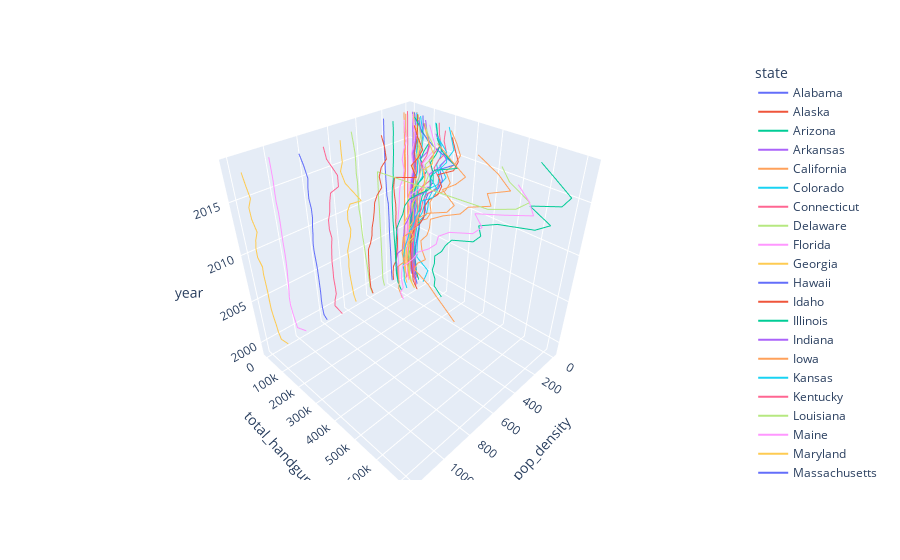

Notebook code for this chart:
### Code cell
#No DC Handguns
fig = px.line_3d(all_df_noDC, x="pop_density", y="total_handgun", z='year', color='state')
fig.show()

### Figure 1 — Plotly figure (JSON) as saved in the notebook; plotly's stock layout.template omitted (floating-point values rounded to 4 significant figures)
{"data": [{"hovertemplate": "state=Alabama<br>pop_density=%{x}<br>total_handgun=%{y}<br>year=%{z}<extra></extra>", "legendgroup": "Alabama", "line": {"color": "#636efa", "dash": "solid"}, "mode": "lines", "name": "Alabama", "scene": "scene", "showlegend": true, "type": "scatter3d", "x": [86.12, 87.73, 87.97, 88.14, 88.5, 88.92, 89.57, 90.61, 91.4, 92.18, 92.79, 94.31, 94.57, 94.9, 95.19, 95.43, 95.64, 95.87, 96.07, 96.32], "y": [94544, 81983, 86615, 81324, 84163, 85821, 91961, 98254, 106824, 129517, 138145, 136652, 151878, 201513, 219673, 205267, 271875, 173345, 113839, 99101], "z": [1999, 2000, 2001, 2002, 2003, 2004, 2005, 2006, 2007, 2008, 2009, 2010, 2011, 2012, 2013, 2014, 2015, 2016, 2017, 2018]}, {"hovertemplate": "state=Alaska<br>pop_density=%{x}<br>total_handgun=%{y}<br>year=%{z}<extra></extra>", "legendgroup": "Alaska", "line": {"color": "#EF553B", "dash": "solid"}, "mode": "lines", "name": "Alaska", "scene": "scene", "showlegend": true, "type": "scatter3d", "x": [1.083, 1.097, 1.107, 1.124, 1.138, 1.157, 1.171, 1.184, 1.193, 1.203, 1.221, 1.248, 1.262, 1.277, 1.289, 1.287, 1.29, 1.296, 1.293, 1.289], "y": [14339, 12714, 13229, 12202, 12823, 14819, 17257, 18610, 19876, 24615, 25154, 27870, 30518, 38200, 39179, 38233, 39635, 40083, 37532, 35344], "z": [1999, 2000, 2001, 2002, 2003, 2004, 2005, 2006, 2007, 2008, 2009, 2010, 2011, 2012, 2013, 2014, 2015, 2016, 2017, 2018]}, {"hovertemplate": "state=Arizona<br>pop_density=%{x}<br>total_handgun=%{y}<br>year=%{z}<extra></extra>", "legendgroup": "Arizona", "line": {"color": "#00cc96", "dash": "solid"}, "mode": "lines", "name": "Arizona", "scene": "scene", "showlegend": true, "type": "scatter3d", "x": [42.05, 45.47, 46.68, 47.98, 49.2, 50.68, 52.58, 54.49, 55.99, 57.2, 58.04, 56.39, 56.97, 57.7, 58.39, 59.26, 60.14, 61.12, 62.03, 63.11], "y": [78103, 65267, 63196, 57203, 58771, 65013, 76933, 85187, 81058, 88394, 91341, 99529, 121327, 155303, 154403, 140430, 165758, 184637, 171815, 165432], "z": [1999, 2000, 2001, 2002, 2003, 2004, 2005, 2006, 2007, 2008, 2009, 2010, 2011, 2012, 2013, 2014, 2015, 2016, 2017, 2018]}, {"hovertemplate": "state=Arkansas<br>pop_density=%{x}<br>total_handgun=%{y}<br>year=%{z}<extra></extra>", "legendgroup": "Arkansas", "line": {"color": "#ab63fa", "dash": "solid"}, "mode": "lines", "name": "Arkansas", "scene": "scene", "showlegend": true, "type": "scatter3d", "x": [49.0, 51.44, 51.68, 51.95, 52.28, 52.74, 53.32, 54.07, 54.59, 55.08, 55.49, 56.12, 56.47, 56.7, 56.84, 57.0, 57.2, 57.43, 57.67, 57.88], "y": [50523, 43458, 41276, 37642, 38906, 38373, 40888, 44148, 46938, 56832, 63813, 59795, 65384, 81713, 86754, 72569, 89626, 93045, 85643, 80350], "z": [1999, 2000, 2001, 2002, 2003, 2004, 2005, 2006, 2007, 2008, 2009, 2010, 2011, 2012, 2013, 2014, 2015, 2016, 2017, 2018]}, {"hovertemplate": "state=California<br>pop_density=%{x}<br>total_handgun=%{y}<br>year=%{z}<extra></extra>", "legendgroup": "California", "line": {"color": "#FFA15A", "dash": "solid"}, "mode": "lines", "name": "California", "scene": "scene", "showlegend": true, "type": "scatter3d", "x": [212.5, 218.0, 221.1, 223.6, 226.0, 228.0, 229.5, 230.7, 232.3, 234.6, 237.0, 239.3, 241.4, 243.4, 245.5, 247.7, 249.8, 251.4, 252.6, 253.6], "y": [371893, 328615, 280044, 235121, 158811, 177220, 219760, 200857, 195941, 227528, 240795, 245159, 304814, 380810, 413018, 502333, 484461, 567107, 518489, 439363], "z": [1999, 2000, 2001, 2002, 2003, 2004, 2005, 2006, 2007, 2008, 2009, 2010, 2011, 2012, 2013, 2014, 2015, 2016, 2017, 2018]}, {"hovertemplate": "state=Colorado<br>pop_density=%{x}<br>total_handgun=%{y}<br>year=%{z}<extra></extra>", "legendgroup": "Colorado", "line": {"color": "#19d3f3", "dash": "solid"}, "mode": "lines", "name": "Colorado", "scene": "scene", "showlegend": true, "type": "scatter3d", "x": [39.11, 41.73, 42.74, 43.43, 43.86, 44.35, 44.94, 45.83, 46.69, 47.58, 48.45, 48.67, 49.38, 50.08, 50.82, 51.59, 52.57, 53.42, 54.15, 54.91], "y": [102368, 118000, 131277, 66778, 67461, 69512, 75000, 79488, 84766, 117975, 126647, 130155, 148975, 185000, 213214, 182562, 218026, 244769, 232337, 219776], "z": [1999, 2000, 2001, 2002, 2003, 2004, 2005, 2006, 2007, 2008, 2009, 2010, 2011, 2012, 2013, 2014, 2015, 2016, 2017, 2018]}, {"hovertemplate": "state=Connecticut<br>pop_density=%{x}<br>total_handgun=%{y}<br>year=%{z}<extra></extra>", "legendgroup": "Connecticut", "line": {"color": "#FF6692", "dash": "solid"}, "mode": "lines", "name": "Connecticut", "scene": "scene", "showlegend": true, "type": "scatter3d", "x": [677.4, 704.2, 707.7, 711.8, 715.8, 717.2, 717.8, 719.4, 720.1, 723.0, 726.2, 738.7, 740.6, 741.9, 742.0, 742.0, 740.5, 738.6, 737.6, 737.4], "y": [22375, 8, 9414, 24680, 25588, 22768, 24806, 25726, 29991, 37234, 46464, 47545, 49793, 63570, 68920, 78700, 123513, 122375, 71856, 60631], "z": [1999, 2000, 2001, 2002, 2003, 2004, 2005, 2006, 2007, 2008, 2009, 2010, 2011, 2012, 2013, 2014, 2015, 2016, 2017, 2018]}, {"hovertemplate": "state=Delaware<br>pop_density=%{x}<br>total_handgun=%{y}<br>year=%{z}<extra></extra>", "legendgroup": "Delaware", "line": {"color": "#B6E880", "dash": "solid"}, "mode": "lines", "name": "Delaware", "scene": "scene", "showlegend": true, "type": "scatter3d", "x": [385.7, 402.6, 406.8, 411.6, 417.1, 423.1, 429.9, 436.7, 442.7, 448.5, 453.1, 460.4, 464.3, 468.4, 472.7, 477.3, 481.8, 485.8, 489.8, 495.0], "y": [5979, 4948, 5209, 4788, 5020, 4995, 6213, 6107, 6300, 7822, 9712, 9230, 11131, 15712, 19861, 19442, 23872, 26453, 23537, 20520], "z": [1999, 2000, 2001, 2002, 2003, 2004, 2005, 2006, 2007, 2008, 2009, 2010, 2011, 2012, 2013, 2014, 2015, 2016, 2017, 2018]}, {"hovertemplate": "state=Florida<br>pop_density=%{x}<br>total_handgun=%{y}<br>year=%{z}<extra></extra>", "legendgroup": "Florida", "line": {"color": "#FF97FF", "dash": "solid"}, "mode": "lines", "name": "Florida", "scene": "scene", "showlegend": true, "type": "scatter3d", "x": [280.2, 297.6, 303.3, 309.3, 314.9, 322.2, 329.8, 335.4, 338.9, 341.6, 343.8, 349.5, 354.1, 358.4, 362.8, 368.3, 375.0, 382.6, 389.0, 395.0], "y": [128773, 122562, 142355, 136819, 140959, 150880, 188425, 219607, 242807, 295143, 332491, 343715, 393230, 490384, 525587, 496767, 601871, 698920, 681550, 643595], "z": [1999, 2000, 2001, 2002, 2003, 2004, 2005, 2006, 2007, 2008, 2009, 2010, 2011, 2012, 2013, 2014, 2015, 2016, 2017, 2018]}, {"hovertemplate": "state=Georgia<br>pop_density=%{x}<br>total_handgun=%{y}<br>year=%{z}<extra></extra>", "legendgroup": "Georgia", "line": {"color": "#FECB52", "dash": "solid"}, "mode": "lines", "name": "Georgia", "scene": "scene", "showlegend": true, "type": "scatter3d", "x": [134.5, 142.1, 145.4, 148.3, 150.9, 153.9, 157.1, 161.1, 164.6, 167.5, 169.7, 167.7, 169.3, 171.0, 172.2, 173.9, 175.8, 178.0, 179.8, 181.7], "y": [106569, 83738, 79997, 68660, 70067, 70216, 84156, 114233, 93554, 117550, 118170, 114490, 134906, 170985, 177111, 168885, 213093, 218367, 195803, 180943], "z": [1999, 2000, 2001, 2002, 2003, 2004, 2005, 2006, 2007, 2008, 2009, 2010, 2011, 2012, 2013, 2014, 2015, 2016, 2017, 2018]}, {"hovertemplate": "state=Hawaii<br>pop_density=%{x}<br>total_handgun=%{y}<br>year=%{z}<extra></extra>", "legendgroup": "Hawaii", "line": {"color": "#636efa", "dash": "solid"}, "mode": "lines", "name": "Hawaii", "scene": "scene", "showlegend": true, "type": "scatter3d", "x": [184.6, 188.6, 189.7, 191.2, 193.0, 195.1, 197.1, 198.6, 198.8, 200.5, 201.7, 212.4, 214.7, 217.2, 219.3, 220.3, 221.5, 222.3, 221.7, 221.2], "y": [0, 0, 0, 0, 0, 0, 0, 0, 0, 0, 0, 0, 0, 6, 0, 0, 8, 20, 14, 10], "z": [1999, 2000, 2001, 2002, 2003, 2004, 2005, 2006, 2007, 2008, 2009, 2010, 2011, 2012, 2013, 2014, 2015, 2016, 2017, 2018]}, {"hovertemplate": "state=Idaho<br>pop_density=%{x}<br>total_handgun=%{y}<br>year=%{z}<extra></extra>", "legendgroup": "Idaho", "line": {"color": "#EF553B", "dash": "solid"}, "mode": "lines", "name": "Idaho", "scene": "scene", "showlegend": true, "type": "scatter3d", "x": [15.13, 15.71, 15.97, 16.22, 16.49, 16.82, 17.23, 17.7, 18.12, 18.46, 18.68, 18.98, 19.14, 19.28, 19.48, 19.72, 19.96, 20.34, 20.77, 21.2], "y": [21584, 19285, 17377, 15673, 15998, 15989, 17966, 20342, 22829, 26056, 26085, 26251, 31534, 39379, 41486, 35828, 42919, 50691, 49752, 51196], "z": [1999, 2000, 2001, 2002, 2003, 2004, 2005, 2006, 2007, 2008, 2009, 2010, 2011, 2012, 2013, 2014, 2015, 2016, 2017, 2018]}, {"hovertemplate": "state=Illinois<br>pop_density=%{x}<br>total_handgun=%{y}<br>year=%{z}<extra></extra>", "legendgroup": "Illinois", "line": {"color": "#00cc96", "dash": "solid"}, "mode": "lines", "name": "Illinois", "scene": "scene", "showlegend": true, "type": "scatter3d", "x": [218.2, 223.8, 225.0, 225.9, 226.6, 227.5, 228.0, 228.8, 229.9, 231.1, 232.3, 231.0, 231.5, 231.8, 232.1, 231.9, 231.4, 230.8, 230.0, 229.2], "y": [77420, 60504, 57953, 52562, 53877, 53904, 56745, 60587, 64374, 80729, 99880, 109204, 134178, 181910, 236374, 235091, 252978, 352411, 282267, 259554], "z": [1999, 2000, 2001, 2002, 2003, 2004, 2005, 2006, 2007, 2008, 2009, 2010, 2011, 2012, 2013, 2014, 2015, 2016, 2017, 2018]}, {"hovertemplate": "state=Indiana<br>pop_density=%{x}<br>total_handgun=%{y}<br>year=%{z}<extra></extra>", "legendgroup": "Indiana", "line": {"color": "#ab63fa", "dash": "solid"}, "mode": "lines", "name": "Indiana", "scene": "scene", "showlegend": true, "type": "scatter3d", "x": [165.7, 169.8, 170.8, 171.4, 172.4, 173.3, 174.3, 175.7, 176.9, 178.1, 179.1, 181.0, 181.7, 182.3, 183.1, 183.8, 184.2, 184.9, 185.7, 186.6], "y": [31730, 22982, 25208, 19158, 29783, 63251, 63983, 69893, 74557, 94894, 110510, 112636, 136257, 188993, 215811, 205304, 249659, 278987, 251978, 231244], "z": [1999, 2000, 2001, 2002, 2003, 2004, 2005, 2006, 2007, 2008, 2009, 2010, 2011, 2012, 2013, 2014, 2015, 2016, 2017, 2018]}, {"hovertemplate": "state=Iowa<br>pop_density=%{x}<br>total_handgun=%{y}<br>year=%{z}<extra></extra>", "legendgroup": "Iowa", "line": {"color": "#FFA15A", "dash": "solid"}, "mode": "lines", "name": "Iowa", "scene": "scene", "showlegend": true, "type": "scatter3d", "x": [51.36, 52.41, 52.43, 52.43, 52.49, 52.65, 52.79, 53.06, 53.32, 53.59, 53.84, 54.61, 54.88, 55.06, 55.36, 55.66, 55.87, 56.06, 56.27, 56.49], "y": [649, 440, 421, 333, 274, 335, 343, 312, 264, 378, 464, 608, 1027, 1503, 2160, 2153, 2715, 2975, 2683, 2213], "z": [1999, 2000, 2001, 2002, 2003, 2004, 2005, 2006, 2007, 2008, 2009, 2010, 2011, 2012, 2013, 2014, 2015, 2016, 2017, 2018]}, {"hovertemplate": "state=Kansas<br>pop_density=%{x}<br>total_handgun=%{y}<br>year=%{z}<extra></extra>", "legendgroup": "Kansas", "line": {"color": "#19d3f3", "dash": "solid"}, "mode": "lines", "name": "Kansas", "scene": "scene", "showlegend": true, "type": "scatter3d", "x": [32.44, 32.91, 33.02, 33.16, 33.27, 33.38, 33.51, 33.68, 33.93, 34.19, 34.45, 34.94, 35.07, 35.27, 35.37, 35.46, 35.56, 35.58, 35.58, 35.59], "y": [35809, 29377, 28025, 26334, 27260, 27429, 28221, 37954, 43892, 54072, 63269, 62375, 65924, 88085, 88841, 66442, 83086, 88492, 81972, 73792], "z": [1999, 2000, 2001, 2002, 2003, 2004, 2005, 2006, 2007, 2008, 2009, 2010, 2011, 2012, 2013, 2014, 2015, 2016, 2017, 2018]}, {"hovertemplate": "state=Kentucky<br>pop_density=%{x}<br>total_handgun=%{y}<br>year=%{z}<extra></extra>", "legendgroup": "Kentucky", "line": {"color": "#FF6692", "dash": "solid"}, "mode": "lines", "name": "Kentucky", "scene": "scene", "showlegend": true, "type": "scatter3d", "x": [99.7, 101.9, 102.4, 103.0, 103.7, 104.4, 105.3, 106.2, 107.1, 107.9, 108.6, 109.4, 110.0, 110.4, 110.9, 111.1, 111.4, 111.7, 112.1, 112.5], "y": [96183, 84688, 84430, 78747, 78667, 81212, 83889, 88373, 90491, 99733, 105589, 101852, 112562, 139489, 143223, 124291, 149596, 161940, 148753, 133622], "z": [1999, 2000, 2001, 2002, 2003, 2004, 2005, 2006, 2007, 2008, 2009, 2010, 2011, 2012, 2013, 2014, 2015, 2016, 2017, 2018]}, {"hovertemplate": "state=Louisiana<br>pop_density=%{x}<br>total_handgun=%{y}<br>year=%{z}<extra></extra>", "legendgroup": "Louisiana", "line": {"color": "#B6E880", "dash": "solid"}, "mode": "lines", "name": "Louisiana", "scene": "scene", "showlegend": true, "type": "scatter3d", "x": [100.4, 102.6, 102.4, 102.5, 102.7, 103.1, 103.2, 97.34, 100.5, 102.2, 103.1, 104.3, 105.0, 105.6, 106.2, 106.6, 107.1, 107.4, 107.2, 107.0], "y": [70507, 59327, 59756, 60116, 61879, 58940, 83836, 85864, 84001, 103374, 106957, 100366, 112845, 142213, 157163, 140272, 176080, 184620, 152714, 134913], "z": [1999, 2000, 2001, 2002, 2003, 2004, 2005, 2006, 2007, 2008, 2009, 2010, 2011, 2012, 2013, 2014, 2015, 2016, 2017, 2018]}, {"hovertemplate": "state=Maine<br>pop_density=%{x}<br>total_handgun=%{y}<br>year=%{z}<extra></extra>", "legendgroup": "Maine", "line": {"color": "#FF97FF", "dash": "solid"}, "mode": "lines", "name": "Maine", "scene": "scene", "showlegend": true, "type": "scatter3d", "x": [40.6, 41.39, 41.63, 41.93, 42.22, 42.39, 42.5, 42.61, 42.68, 42.76, 42.72, 43.02, 43.04, 43.02, 43.04, 43.12, 43.05, 43.14, 43.26, 43.37], "y": [12928, 12055, 13193, 12952, 13102, 13825, 14032, 14857, 15401, 19138, 22013, 24205, 27901, 37627, 39858, 33604, 43736, 50232, 42022, 38645], "z": [1999, 2000, 2001, 2002, 2003, 2004, 2005, 2006, 2007, 2008, 2009, 2010, 2011, 2012, 2013, 2014, 2015, 2016, 2017, 2018]}, {"hovertemplate": "state=Maryland<br>pop_density=%{x}<br>total_handgun=%{y}<br>year=%{z}<extra></extra>", "legendgroup": "Maryland", "line": {"color": "#FECB52", "dash": "solid"}, "mode": "lines", "name": "Maryland", "scene": "scene", "showlegend": true, "type": "scatter3d", "x": [529.1, 543.3, 549.9, 556.6, 562.4, 567.1, 571.2, 574.2, 576.5, 579.0, 583.1, 592.2, 597.4, 602.3, 606.1, 609.6, 612.5, 614.4, 616.4, 618.2], "y": [2054, 1708, 1471, 1280, 1339, 3083, 10097, 9444, 22674, 37352, 46389, 40567, 46683, 67830, 133057, 55837, 37956, 53405, 53124, 54329], "z": [1999, 2000, 2001, 2002, 2003, 2004, 2005, 2006, 2007, 2008, 2009, 2010, 2011, 2012, 2013, 2014, 2015, 2016, 2017, 2018]}, {"hovertemplate": "state=Massachusetts<br>pop_density=%{x}<br>total_handgun=%{y}<br>year=%{z}<extra></extra>", "legendgroup": "Massachusetts", "line": {"color": "#636efa", "dash": "solid"}, "mode": "lines", "name": "Massachusetts", "scene": "scene", "showlegend": true, "type": "scatter3d", "x": [787.6, 811.6, 817.8, 821.6, 822.9, 822.9, 823.1, 824.8, 829.0, 834.6, 841.0, 837.6, 843.5, 849.9, 856.4, 862.7, 866.8, 870.7, 875.4, 880.4], "y": [9504, 14067, 15490, 17775, 21189, 20815, 20581, 21341, 22247, 24184, 30166, 33468, 42506, 55136, 61229, 59724, 66056, 76567, 67828, 53787], "z": [1999, 2000, 2001, 2002, 2003, 2004, 2005, 2006, 2007, 2008, 2009, 2010, 2011, 2012, 2013, 2014, 2015, 2016, 2017, 2018]}, {"hovertemplate": "state=Michigan<br>pop_density=%{x}<br>total_handgun=%{y}<br>year=%{z}<extra></extra>", "legendgroup": "Michigan", "line": {"color": "#EF553B", "dash": "solid"}, "mode": "lines", "name": "Michigan", "scene": "scene", "showlegend": true, "type": "scatter3d", "x": [173.6, 175.3, 176.2, 176.7, 177.2, 177.6, 177.6, 177.5, 176.9, 176.1, 175.5, 173.9, 174.0, 174.2, 174.5, 174.8, 174.9, 175.2, 175.6, 176.0], "y": [1398, 964, 5214, 23211, 27100, 32593, 33073, 28574, 24623, 26618, 25716, 18531, 15234, 21026, 136692, 110078, 142450, 165938, 142622, 124708], "z": [1999, 2000, 2001, 2002, 2003, 2004, 2005, 2006, 2007, 2008, 2009, 2010, 2011, 2012, 2013, 2014, 2015, 2016, 2017, 2018]}, {"hovertemplate": "state=Minnesota<br>pop_density=%{x}<br>total_handgun=%{y}<br>year=%{z}<extra></extra>", "legendgroup": "Minnesota", "line": {"color": "#00cc96", "dash": "solid"}, "mode": "lines", "name": "Minnesota", "scene": "scene", "showlegend": true, "type": "scatter3d", "x": [59.99, 61.98, 62.59, 63.03, 63.41, 63.8, 64.14, 64.67, 65.21, 65.7, 66.15, 66.71, 67.15, 67.54, 68.0, 68.48, 68.87, 69.38, 69.94, 70.48], "y": [27953, 29984, 29005, 28887, 40302, 39456, 37817, 41800, 45385, 55496, 62929, 59997, 73815, 104260, 126322, 95410, 112673, 136779, 97130, 64724], "z": [1999, 2000, 2001, 2002, 2003, 2004, 2005, 2006, 2007, 2008, 2009, 2010, 2011, 2012, 2013, 2014, 2015, 2016, 2017, 2018]}, {"hovertemplate": "state=Mississippi<br>pop_density=%{x}<br>total_handgun=%{y}<br>year=%{z}<extra></extra>", "legendgroup": "Mississippi", "line": {"color": "#ab63fa", "dash": "solid"}, "mode": "lines", "name": "Mississippi", "scene": "scene", "showlegend": true, "type": "scatter3d", "x": [59.02, 60.72, 60.83, 60.94, 61.14, 61.53, 61.83, 61.76, 62.29, 62.68, 62.93, 63.33, 63.5, 63.61, 63.72, 63.76, 63.72, 63.71, 63.74, 63.67], "y": [66980, 56142, 52604, 48510, 48080, 49444, 55797, 58285, 56701, 64799, 62432, 62207, 68944, 86016, 97028, 92613, 125463, 135408, 121841, 114616], "z": [1999, 2000, 2001, 2002, 2003, 2004, 2005, 2006, 2007, 2008, 2009, 2010, 2011, 2012, 2013, 2014, 2015, 2016, 2017, 2018]}, {"hovertemplate": "state=Missouri<br>pop_density=%{x}<br>total_handgun=%{y}<br>year=%{z}<extra></extra>", "legendgroup": "Missouri", "line": {"color": "#FFA15A", "dash": "solid"}, "mode": "lines", "name": "Missouri", "scene": "scene", "showlegend": true, "type": "scatter3d", "x": [79.38, 81.38, 81.93, 82.47, 82.96, 83.59, 84.29, 85.09, 85.79, 86.47, 86.92, 87.04, 87.24, 87.45, 87.69, 87.92, 88.14, 88.37, 88.68, 88.94], "y": [43744, 36523, 35878, 34263, 39108, 46817, 49910, 53998, 84055, 143407, 164674, 157387, 176807, 231266, 252778, 229945, 269241, 291803, 273172, 246344], "z": [1999, 2000, 2001, 2002, 2003, 2004, 2005, 2006, 2007, 2008, 2009, 2010, 2011, 2012, 2013, 2014, 2015, 2016, 2017, 2018]}, {"hovertemplate": "state=Montana<br>pop_density=%{x}<br>total_handgun=%{y}<br>year=%{z}<extra></extra>", "legendgroup": "Montana", "line": {"color": "#19d3f3", "dash": "solid"}, "mode": "lines", "name": "Montana", "scene": "scene", "showlegend": true, "type": "scatter3d", "x": [6.065, 6.206, 6.224, 6.251, 6.298, 6.361, 6.422, 6.501, 6.577, 6.651, 6.699, 6.807, 6.851, 6.896, 6.964, 7.021, 7.08, 7.151, 7.235, 7.298], "y": [19448, 18401, 18426, 18032, 19102, 19321, 19703, 20636, 22430, 26311, 28893, 29611, 34306, 44700, 44390, 38409, 41516, 43050, 40021, 38393], "z": [1999, 2000, 2001, 2002, 2003, 2004, 2005, 2006, 2007, 2008, 2009, 2010, 2011, 2012, 2013, 2014, 2015, 2016, 2017, 2018]}, {"hovertemplate": "state=Nebraska<br>pop_density=%{x}<br>total_handgun=%{y}<br>year=%{z}<extra></extra>", "legendgroup": "Nebraska", "line": {"color": "#FF6692", "dash": "solid"}, "mode": "lines", "name": "Nebraska", "scene": "scene", "showlegend": true, "type": "scatter3d", "x": [21.67, 22.29, 22.35, 22.44, 22.55, 22.66, 22.79, 22.9, 23.02, 23.18, 23.37, 23.8, 23.94, 24.11, 24.27, 24.45, 24.61, 24.79, 24.95, 25.1], "y": [615, 393, 295, 210, 192, 176, 26, 28, 28, 116, 155, 950, 1263, 1256, 1399, 1392, 1905, 1859, 1847, 1633], "z": [1999, 2000, 2001, 2002, 2003, 2004, 2005, 2006, 2007, 2008, 2009, 2010, 2011, 2012, 2013, 2014, 2015, 2016, 2017, 2018]}, {"hovertemplate": "state=Nevada<br>pop_density=%{x}<br>total_handgun=%{y}<br>year=%{z}<extra></extra>", "legendgroup": "Nevada", "line": {"color": "#B6E880", "dash": "solid"}, "mode": "lines", "name": "Nevada", "scene": "scene", "showlegend": true, "type": "scatter3d", "x": [16.47, 18.38, 19.07, 19.72, 20.37, 21.2, 21.93, 22.7, 23.38, 23.82, 24.07, 24.61, 24.7, 24.99, 25.29, 25.67, 26.12, 26.59, 27.06, 27.63], "y": [31387, 23817, 24035, 21956, 22692, 24866, 29772, 30783, 31649, 45248, 50143, 49669, 56604, 65506, 63392, 51948, 60528, 69956, 61487, 58817], "z": [1999, 2000, 2001, 2002, 2003, 2004, 2005, 2006, 2007, 2008, 2009, 2010, 2011, 2012, 2013, 2014, 2015, 2016, 2017, 2018]}, {"hovertemplate": "state=New Hampshire<br>pop_density=%{x}<br>total_handgun=%{y}<br>year=%{z}<extra></extra>", "legendgroup": "New Hampshire", "line": {"color": "#FF97FF", "dash": "solid"}, "mode": "lines", "name": "New Hampshire", "scene": "scene", "showlegend": true, "type": "scatter3d", "x": [133.9, 138.3, 140.1, 141.7, 142.9, 144.2, 145.1, 146.3, 146.9, 147.4, 147.7, 146.8, 147.2, 147.6, 147.9, 148.7, 149.0, 149.7, 150.5, 151.3], "y": [11799, 14495, 15257, 13637, 13890, 13343, 14565, 16653, 18784, 23478, 27945, 28788, 33604, 50982, 56476, 47550, 55631, 69400, 63149, 60637], "z": [1999, 2000, 2001, 2002, 2003, 2004, 2005, 2006, 2007, 2008, 2009, 2010, 2011, 2012, 2013, 2014, 2015, 2016, 2017, 2018]}, {"hovertemplate": "state=New Jersey<br>pop_density=%{x}<br>total_handgun=%{y}<br>year=%{z}<extra></extra>", "legendgroup": "New Jersey", "line": {"color": "#FECB52", "dash": "solid"}, "mode": "lines", "name": "New Jersey", "scene": "scene", "showlegend": true, "type": "scatter3d", "x": [1098.0, 1137.0, 1145.0, 1152.0, 1157.0, 1161.0, 1162.0, 1163.0, 1164.0, 1168.0, 1174.0, 1186.0, 1190.0, 1193.0, 1194.0, 1195.0, 1196.0, 1197.0, 1198.0, 1201.0], "y": [16176, 15263, 13791, 17647, 15998, 14399, 15541, 16360, 16505, 19042, 29976, 25593, 31163, 45152, 66786, 49911, 47849, 70249, 58989, 51231], "z": [1999, 2000, 2001, 2002, 2003, 2004, 2005, 2006, 2007, 2008, 2009, 2010, 2011, 2012, 2013, 2014, 2015, 2016, 2017, 2018]}, {"hovertemplate": "state=New Mexico<br>pop_density=%{x}<br>total_handgun=%{y}<br>year=%{z}<extra></extra>", "legendgroup": "New Mexico", "line": {"color": "#636efa", "dash": "solid"}, "mode": "lines", "name": "New Mexico", "scene": "scene", "showlegend": true, "type": "scatter3d", "x": [14.34, 15.0, 15.07, 15.24, 15.41, 15.59, 15.79, 16.01, 16.22, 16.37, 16.56, 17.01, 17.14, 17.2, 17.25, 17.22, 17.22, 17.25, 17.25, 17.27], "y": [35566, 29382, 29983, 27447, 27484, 29698, 31289, 34075, 37368, 44428, 44703, 47094, 51905, 63570, 69063, 64059, 71902, 75665, 77162, 75103], "z": [1999, 2000, 2001, 2002, 2003, 2004, 2005, 2006, 2007, 2008, 2009, 2010, 2011, 2012, 2013, 2014, 2015, 2016, 2017, 2018]}, {"hovertemplate": "state=New York<br>pop_density=%{x}<br>total_handgun=%{y}<br>year=%{z}<extra></extra>", "legendgroup": "New York", "line": {"color": "#EF553B", "dash": "solid"}, "mode": "lines", "name": "New York", "scene": "scene", "showlegend": true, "type": "scatter3d", "x": [385.4, 402.4, 404.3, 405.9, 407.3, 408.7, 409.4, 410.0, 411.4, 412.3, 413.9, 410.9, 413.0, 414.6, 415.7, 416.3, 416.4, 416.0, 414.9, 413.9], "y": [10451, 9624, 8629, 8078, 9603, 11095, 12976, 28895, 40064, 44329, 54613, 59852, 65774, 82887, 108952, 98573, 110505, 137350, 129886, 114799], "z": [1999, 2000, 2001, 2002, 2003, 2004, 2005, 2006, 2007, 2008, 2009, 2010, 2011, 2012, 2013, 2014, 2015, 2016, 2017, 2018]}, {"hovertemplate": "state=North Carolina<br>pop_density=%{x}<br>total_handgun=%{y}<br>year=%{z}<extra></extra>", "legendgroup": "North Carolina", "line": {"color": "#00cc96", "dash": "solid"}, "mode": "lines", "name": "North Carolina", "scene": "scene", "showlegend": true, "type": "scatter3d", "x": [157.1, 165.9, 168.4, 170.7, 172.8, 175.1, 178.0, 182.0, 186.1, 189.8, 192.6, 196.6, 198.2, 200.1, 202.1, 203.9, 206.0, 208.5, 210.9, 213.2], "y": [18324, 16227, 16048, 15566, 16180, 15242, 14429, 15205, 14726, 16516, 17155, 19831, 22856, 30252, 31649, 35262, 38328, 39460, 42792, 42987], "z": [1999, 2000, 2001, 2002, 2003, 2004, 2005, 2006, 2007, 2008, 2009, 2010, 2011, 2012, 2013, 2014, 2015, 2016, 2017, 2018]}, {"hovertemplate": "state=North Dakota<br>pop_density=%{x}<br>total_handgun=%{y}<br>year=%{z}<extra></extra>", "legendgroup": "North Dakota", "line": {"color": "#ab63fa", "dash": "solid"}, "mode": "lines", "name": "North Dakota", "scene": "scene", "showlegend": true, "type": "scatter3d", "x": [9.187, 9.296, 9.224, 9.186, 9.174, 9.225, 9.211, 9.232, 9.253, 9.299, 9.378, 9.782, 9.933, 10.16, 10.47, 10.69, 10.93, 10.94, 10.95, 11.02], "y": [5032, 4994, 4746, 4462, 4700, 5060, 5448, 6128, 6767, 8958, 10123, 10339, 15596, 23557, 24345, 19659, 21368, 20735, 20596, 19277], "z": [1999, 2000, 2001, 2002, 2003, 2004, 2005, 2006, 2007, 2008, 2009, 2010, 2011, 2012, 2013, 2014, 2015, 2016, 2017, 2018]}, {"hovertemplate": "state=Ohio<br>pop_density=%{x}<br>total_handgun=%{y}<br>year=%{z}<extra></extra>", "legendgroup": "Ohio", "line": {"color": "#FFA15A", "dash": "solid"}, "mode": "lines", "name": "Ohio", "scene": "scene", "showlegend": true, "type": "scatter3d", "x": [274.9, 277.5, 278.3, 278.9, 279.5, 280.0, 280.2, 280.7, 281.3, 281.5, 281.9, 281.8, 281.9, 282.0, 282.7, 283.4, 283.7, 284.1, 284.9, 285.5], "y": [119054, 99315, 103298, 97773, 99451, 133795, 123742, 126274, 131205, 168719, 202607, 208730, 254132, 341709, 372746, 318776, 374060, 411864, 350111, 292598], "z": [1999, 2000, 2001, 2002, 2003, 2004, 2005, 2006, 2007, 2008, 2009, 2010, 2011, 2012, 2013, 2014, 2015, 2016, 2017, 2018]}, {"hovertemplate": "state=Oklahoma<br>pop_density=%{x}<br>total_handgun=%{y}<br>year=%{z}<extra></extra>", "legendgroup": "Oklahoma", "line": {"color": "#19d3f3", "dash": "solid"}, "mode": "lines", "name": "Oklahoma", "scene": "scene", "showlegend": true, "type": "scatter3d", "x": [48.9, 50.3, 50.46, 50.75, 50.95, 51.18, 51.45, 52.05, 52.6, 53.07, 53.69, 54.75, 55.16, 55.61, 56.11, 56.48, 56.94, 57.19, 57.27, 57.42], "y": [57147, 49532, 52066, 50570, 53744, 57409, 63140, 70088, 76620, 97833, 109656, 110381, 126424, 177976, 183437, 168627, 187511, 188417, 167696, 158710], "z": [1999, 2000, 2001, 2002, 2003, 2004, 2005, 2006, 2007, 2008, 2009, 2010, 2011, 2012, 2013, 2014, 2015, 2016, 2017, 2018]}, {"hovertemplate": "state=Oregon<br>pop_density=%{x}<br>total_handgun=%{y}<br>year=%{z}<extra></extra>", "legendgroup": "Oregon", "line": {"color": "#FF6692", "dash": "solid"}, "mode": "lines", "name": "Oregon", "scene": "scene", "showlegend": true, "type": "scatter3d", "x": [34.54, 35.74, 36.15, 36.64, 36.98, 37.23, 37.69, 38.31, 38.89, 39.41, 39.85, 39.98, 40.33, 40.62, 40.86, 41.29, 41.84, 42.62, 43.2, 43.65], "y": [63342, 49634, 46620, 44013, 47287, 48042, 52469, 56364, 60535, 71876, 77167, 80060, 95413, 132660, 140539, 123605, 150194, 178739, 169963, 167730], "z": [1999, 2000, 2001, 2002, 2003, 2004, 2005, 2006, 2007, 2008, 2009, 2010, 2011, 2012, 2013, 2014, 2015, 2016, 2017, 2018]}, {"hovertemplate": "state=Pennsylvania<br>pop_density=%{x}<br>total_handgun=%{y}<br>year=%{z}<extra></extra>", "legendgroup": "Pennsylvania", "line": {"color": "#B6E880", "dash": "solid"}, "mode": "lines", "name": "Pennsylvania", "scene": "scene", "showlegend": true, "type": "scatter3d", "x": [267.6, 274.1, 274.4, 275.0, 275.7, 276.4, 277.1, 278.3, 279.4, 280.4, 281.3, 283.6, 284.4, 284.9, 285.1, 285.4, 285.3, 285.2, 285.4, 285.8], "y": [4139, 10, 0, 0, 2, 0, 2, 137, 1, 2, 7, 6, 94, 536, 320, 507891, 605707, 647974, 572731, 541488], "z": [1999, 2000, 2001, 2002, 2003, 2004, 2005, 2006, 2007, 2008, 2009, 2010, 2011, 2012, 2013, 2014, 2015, 2016, 2017, 2018]}, {"hovertemplate": "state=Rhode Island<br>pop_density=%{x}<br>total_handgun=%{y}<br>year=%{z}<extra></extra>", "legendgroup": "Rhode Island", "line": {"color": "#FF97FF", "dash": "solid"}, "mode": "lines", "name": "Rhode Island", "scene": "scene", "showlegend": true, "type": "scatter3d", "x": [948.2, 1006.0, 1013.0, 1020.0, 1025.0, 1025.0, 1019.0, 1015.0, 1010.0, 1008.0, 1008.0, 1009.0, 1008.0, 1009.0, 1010.0, 1011.0, 1011.0, 1012.0, 1011.0, 1012.0], "y": [4933, 4216, 4385, 4061, 4014, 4294, 4266, 4321, 4535, 5869, 7168, 7641, 8689, 11604, 12821, 10096, 11377, 14507, 13176, 12619], "z": [1999, 2000, 2001, 2002, 2003, 2004, 2005, 2006, 2007, 2008, 2009, 2010, 2011, 2012, 2013, 2014, 2015, 2016, 2017, 2018]}, {"hovertemplate": "state=South Carolina<br>pop_density=%{x}<br>total_handgun=%{y}<br>year=%{z}<extra></extra>", "legendgroup": "South Carolina", "line": {"color": "#FECB52", "dash": "solid"}, "mode": "lines", "name": "South Carolina", "scene": "scene", "showlegend": true, "type": "scatter3d", "x": [129.1, 133.6, 134.9, 136.3, 137.7, 139.5, 141.4, 144.1, 146.9, 149.6, 151.5, 154.0, 155.2, 156.7, 158.2, 160.2, 162.5, 164.7, 166.8, 168.9], "y": [57983, 47169, 45673, 40243, 42273, 43079, 48928, 51585, 55227, 76430, 85155, 78737, 91423, 125378, 122412, 107694, 134888, 145508, 136773, 125509], "z": [1999, 2000, 2001, 2002, 2003, 2004, 2005, 2006, 2007, 2008, 2009, 2010, 2011, 2012, 2013, 2014, 2015, 2016, 2017, 2018]}, {"hovertemplate": "state=South Dakota<br>pop_density=%{x}<br>total_handgun=%{y}<br>year=%{z}<extra></extra>", "legendgroup": "South Dakota", "line": {"color": "#636efa", "dash": "solid"}, "mode": "lines", "name": "South Dakota", "scene": "scene", "showlegend": true, "type": "scatter3d", "x": [9.661, 9.958, 10.0, 10.04, 10.11, 10.2, 10.28, 10.39, 10.5, 10.6, 10.71, 10.76, 10.85, 10.98, 11.1, 11.19, 11.25, 11.37, 11.51, 11.63], "y": [4168, 5768, 7032, 7888, 8649, 9217, 9481, 9835, 10884, 15358, 16947, 17541, 21279, 30119, 32669, 28890, 33925, 38146, 33201, 29625], "z": [1999, 2000, 2001, 2002, 2003, 2004, 2005, 2006, 2007, 2008, 2009, 2010, 2011, 2012, 2013, 2014, 2015, 2016, 2017, 2018]}, {"hovertemplate": "state=Tennessee<br>pop_density=%{x}<br>total_handgun=%{y}<br>year=%{z}<extra></extra>", "legendgroup": "Tennessee", "line": {"color": "#EF553B", "dash": "solid"}, "mode": "lines", "name": "Tennessee", "scene": "scene", "showlegend": true, "type": "scatter3d", "x": [133.0, 138.4, 139.6, 140.8, 142.1, 143.6, 145.5, 147.7, 149.8, 151.4, 152.8, 154.2, 155.2, 156.5, 157.5, 158.7, 159.9, 161.2, 162.8, 164.3], "y": [122114, 100998, 97966, 91223, 90007, 87637, 91349, 98928, 114808, 146725, 166340, 166078, 188776, 233098, 249753, 229718, 300902, 319557, 304012, 290656], "z": [1999, 2000, 2001, 2002, 2003, 2004, 2005, 2006, 2007, 2008, 2009, 2010, 2011, 2012, 2013, 2014, 2015, 2016, 2017, 2018]}, {"hovertemplate": "state=Texas<br>pop_density=%{x}<br>total_handgun=%{y}<br>year=%{z}<extra></extra>", "legendgroup": "Texas", "line": {"color": "#00cc96", "dash": "solid"}, "mode": "lines", "name": "Texas", "scene": "scene", "showlegend": true, "type": "scatter3d", "x": [76.56, 80.01, 81.49, 82.93, 84.26, 85.63, 87.1, 89.26, 91.05, 92.84, 94.66, 96.42, 97.96, 99.66, 101.2, 103.0, 105.0, 106.7, 108.2, 109.6], "y": [229866, 189654, 193477, 177884, 188869, 190373, 225605, 245460, 275743, 376363, 408417, 396375, 473092, 615886, 666857, 586576, 692677, 717546, 661685, 604427], "z": [1999, 2000, 2001, 2002, 2003, 2004, 2005, 2006, 2007, 2008, 2009, 2010, 2011, 2012, 2013, 2014, 2015, 2016, 2017, 2018]}, {"hovertemplate": "state=Utah<br>pop_density=%{x}<br>total_handgun=%{y}<br>year=%{z}<extra></extra>", "legendgroup": "Utah", "line": {"color": "#ab63fa", "dash": "solid"}, "mode": "lines", "name": "Utah", "scene": "scene", "showlegend": true, "type": "scatter3d", "x": [25.93, 27.32, 27.89, 28.42, 28.97, 29.69, 30.43, 31.45, 32.43, 33.2, 33.9, 33.79, 34.26, 34.74, 35.28, 35.76, 36.31, 37.04, 37.78, 38.48], "y": [26051, 19941, 19427, 16940, 18200, 18899, 20349, 24198, 29154, 34625, 34134, 28442, 32129, 45471, 48741, 36773, 46589, 52148, 50092, 47589], "z": [1999, 2000, 2001, 2002, 2003, 2004, 2005, 2006, 2007, 2008, 2009, 2010, 2011, 2012, 2013, 2014, 2015, 2016, 2017, 2018]}, {"hovertemplate": "state=Vermont<br>pop_density=%{x}<br>total_handgun=%{y}<br>year=%{z}<extra></extra>", "legendgroup": "Vermont", "line": {"color": "#FFA15A", "dash": "solid"}, "mode": "lines", "name": "Vermont", "scene": "scene", "showlegend": true, "type": "scatter3d", "x": [64.19, 65.94, 66.18, 66.48, 66.66, 66.83, 66.9, 67.03, 67.08, 67.14, 67.22, 67.66, 67.78, 67.68, 67.7, 67.59, 67.59, 67.42, 67.52, 67.71], "y": [6443, 5867, 5873, 5656, 5846, 5816, 5912, 6743, 6673, 8102, 8898, 9535, 11276, 14891, 15913, 13926, 16366, 18342, 17651, 18600], "z": [1999, 2000, 2001, 2002, 2003, 2004, 2005, 2006, 2007, 2008, 2009, 2010, 2011, 2012, 2013, 2014, 2015, 2016, 2017, 2018]}, {"hovertemplate": "state=Virginia<br>pop_density=%{x}<br>total_handgun=%{y}<br>year=%{z}<extra></extra>", "legendgroup": "Virginia", "line": {"color": "#19d3f3", "dash": "solid"}, "mode": "lines", "name": "Virginia", "scene": "scene", "showlegend": true, "type": "scatter3d", "x": [173.6, 179.4, 181.6, 184.0, 186.2, 188.6, 191.0, 193.1, 195.0, 196.9, 199.1, 202.6, 204.6, 206.7, 208.4, 209.9, 211.2, 212.4, 213.8, 215.1], "y": [84170, 71978, 73338, 69145, 72882, 80005, 89812, 103747, 114206, 137088, 148246, 169736, 175556, 235889, 257928, 221407, 262175, 296012, 292322, 254216], "z": [1999, 2000, 2001, 2002, 2003, 2004, 2005, 2006, 2007, 2008, 2009, 2010, 2011, 2012, 2013, 2014, 2015, 2016, 2017, 2018]}, {"hovertemplate": "state=Washington<br>pop_density=%{x}<br>total_handgun=%{y}<br>year=%{z}<extra></extra>", "legendgroup": "Washington", "line": {"color": "#FF6692", "dash": "solid"}, "mode": "lines", "name": "Washington", "scene": "scene", "showlegend": true, "type": "scatter3d", "x": [86.5, 88.83, 89.98, 91.01, 91.87, 92.94, 94.09, 95.76, 97.15, 98.67, 100.1, 101.3, 102.5, 103.6, 104.6, 106.0, 107.7, 109.6, 111.6, 113.2], "y": [29640, 34495, 41661, 51134, 61050, 64946, 70933, 78501, 86959, 105614, 120959, 128688, 150152, 198633, 214288, 183413, 204953, 240751, 228733, 233901], "z": [1999, 2000, 2001, 2002, 2003, 2004, 2005, 2006, 2007, 2008, 2009, 2010, 2011, 2012, 2013, 2014, 2015, 2016, 2017, 2018]}, {"hovertemplate": "state=West Virginia<br>pop_density=%{x}<br>total_handgun=%{y}<br>year=%{z}<extra></extra>", "legendgroup": "West Virginia", "line": {"color": "#B6E880", "dash": "solid"}, "mode": "lines", "name": "West Virginia", "scene": "scene", "showlegend": true, "type": "scatter3d", "x": [75.05, 75.05, 74.7, 74.73, 74.85, 74.9, 74.92, 75.06, 75.22, 75.38, 75.58, 77.01, 77.09, 77.11, 76.99, 76.81, 76.5, 76.04, 75.47, 75.0], "y": [40720, 36957, 38178, 37574, 36561, 36608, 38730, 40045, 42137, 50684, 57192, 58351, 70744, 90107, 104412, 89182, 101276, 105855, 94410, 88740], "z": [1999, 2000, 2001, 2002, 2003, 2004, 2005, 2006, 2007, 2008, 2009, 2010, 2011, 2012, 2013, 2014, 2015, 2016, 2017, 2018]}, {"hovertemplate": "state=Wisconsin<br>pop_density=%{x}<br>total_handgun=%{y}<br>year=%{z}<extra></extra>", "legendgroup": "Wisconsin", "line": {"color": "#FF97FF", "dash": "solid"}, "mode": "lines", "name": "Wisconsin", "scene": "scene", "showlegend": true, "type": "scatter3d", "x": [96.68, 98.95, 99.59, 100.3, 100.8, 101.5, 102.0, 102.6, 103.1, 103.6, 104.1, 104.8, 105.0, 105.3, 105.6, 105.9, 106.1, 106.3, 106.6, 107.0], "y": [49549, 40804, 41129, 39058, 43253, 41028, 39972, 43712, 43615, 54043, 64538, 62781, 102151, 166410, 167123, 126605, 157065, 188275, 173954, 158189], "z": [1999, 2000, 2001, 2002, 2003, 2004, 2005, 2006, 2007, 2008, 2009, 2010, 2011, 2012, 2013, 2014, 2015, 2016, 2017, 2018]}, {"hovertemplate": "state=Wyoming<br>pop_density=%{x}<br>total_handgun=%{y}<br>year=%{z}<extra></extra>", "legendgroup": "Wyoming", "line": {"color": "#FECB52", "dash": "solid"}, "mode": "lines", "name": "Wyoming", "scene": "scene", "showlegend": true, "type": "scatter3d", "x": [4.939, 5.087, 5.077, 5.119, 5.141, 5.18, 5.214, 5.282, 5.39, 5.489, 5.605, 5.813, 5.842, 5.935, 5.995, 5.999, 6.032, 6.017, 5.962, 5.95], "y": [10485, 9308, 9469, 9157, 9214, 9488, 10310, 11494, 12158, 16273, 16830, 15821, 19964, 25790, 28577, 23588, 24251, 24360, 22066, 23556], "z": [1999, 2000, 2001, 2002, 2003, 2004, 2005, 2006, 2007, 2008, 2009, 2010, 2011, 2012, 2013, 2014, 2015, 2016, 2017, 2018]}], "layout": {"legend": {"title": {"text": "state"}, "tracegroupgap": 0}, "margin": {"t": 60}, "scene": {"domain": {"x": [0, 1], "y": [0, 1]}, "xaxis": {"title": {"text": "pop_density"}}, "yaxis": {"title": {"text": "total_handgun"}}, "zaxis": {"title": {"text": "year"}}}}}
